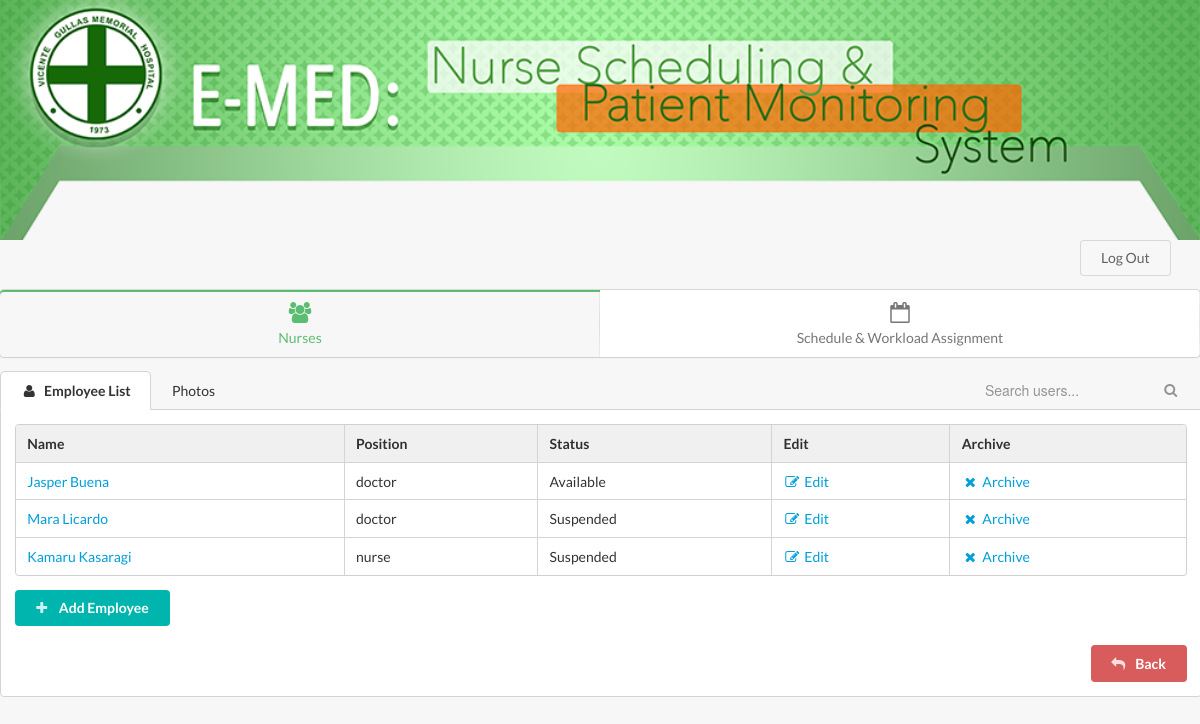
Page /employee.php on the committed database.
### tables this page shows
CREATE TABLE IF NOT EXISTS `employee` (
  `emp_id` int(100) NOT NULL,
  `emp_fname` varchar(100) NOT NULL,
  `emp_lname` varchar(100) NOT NULL,
  `emp_bday` date NOT NULL,
  `emp_sex` varchar(100) NOT NULL,
  `emp_position` varchar(100) NOT NULL,
  `emp_image` varchar(300) NOT NULL,
  `emp_register` date NOT NULL,
  `emp_status` varchar(100) NOT NULL,
  `emp_schedule` varchar(100) NOT NULL
);

### employee.php (the view, shortened to what this page needs)
<?php
include("header.php");
?>
 <div class="ui two item labeled icon menu">
 <a class="active green item" href="employee.php">
    <i class="users icon"></i>
    Nurses
  </a>
  <a class="pink item" href="scheduling.php">
  <i class="calendar outline icon"></i>
    Schedule & Workload Assignment
  </a>
</div>
<div class="ui top attached tabular menu">
  <a class="active item" data-tab="first"> <i class="user icon"></i>
	Employee List
  </a>
  <a class="item" data-tab="second">
    Photos
  </a>
  <div class="right menu">
    <div class="item">
      <div class="ui transparent icon input">
        <input type="text" placeholder="Search users...">
        <i class="search link icon"></i>
      </div>
    </div>
  </div>
</div>
<div class="ui bottom attached tab segment active" data-tab="first">
              <table class="ui selectable celled table">
               <thead>
                <tr>
                 <th>Name</th>
                 <th>Position</th>
                 <th>Status</th>
                 <th>Edit</th>
                 <th>Archive</th>
                </tr>
               </thead>
              <tbody>
                    <?php
                             $con=mysqli_connect("localhost","root","","andalasia");
                             $result = mysqli_query($con,"SELECT * FROM employee");
                             while($row = mysqli_fetch_array($result))
                              {
                                 echo '<tr>';
                                 echo "<td><a href='nurse-profile.php'>" . $row["emp_fname"]." " .$row["emp_lname"] ."</a></td>";
                                 echo "<td>" . $row["emp_position"] . "</td>";
                                 echo "<td>" . $row["emp_status"] . "</td>";
                                 echo '<td><a href="update.php?id='.$row['emp_id'].'"><i class="edit icon"></i>Edit</a></td>';
                                 echo '<td><a href="update.php?id='.$row['emp_id'].'"><i class="remove user icon"></i>Archive</a></td>';
                                 echo "</tr>";
                              }
                    ?>
               </tbody>
              </table>
                      <button class="ui left floated teal button" id="adduser">
                      <i class=" add user icon"></i>
                        Add Employee
                      </button>
  <br> <br>
  <br>
<button class="ui right floated red button" onclick="window.location.href='home.php'">
                      <i class=" reply icon"></i>
                        Back
                      </button>
</div>
</body>
</html>

### header.php (shortened to what this page needs)
<html>
<head>
<link rel="stylesheet" type="text/css" href="includes/style.css">
		<link rel="stylesheet" type="text/css" href="includes/semantic.min.css">
		<link rel="stylesheet" type="text/css" href="includes/components/tab.min.css">
</head>
<body>
  <div id="banner">
    <img src="images/Banner0.0.png">
  </div>
  <a href="logout.php" class = "ui basic button" style="margin-left:90%">Log Out</a>

### includes/style.css (style rules this page uses)
#banner { width: 100%; height: 30%; position: relative; }
img { width: 100%; height: 100%; }
a { color:black; }

### rows in the picture
employee: emp_fname "Jasper", emp_lname "Buena", emp_position "doctor", emp_status "Available"
employee: emp_fname "Mara", emp_lname "Licardo", emp_position "doctor", emp_status "Suspended"
employee: emp_fname "Kamaru", emp_lname "Kasaragi", emp_position "nurse", emp_status "Suspended"
